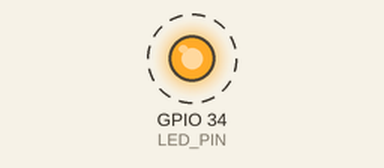
The sketch below on a simulated ESP32. On the bench: output pins drawn as LEDs (lit = HIGH). Dashed ring = blinking.

Above: at 0.2 s.
Timing chart, 0 to 3.0 s (numbered marks = the images above):
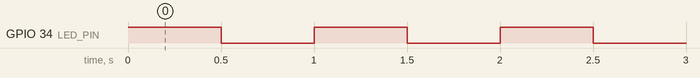

Measured:
- by itself, GPIO 34 (LED_PIN): alternates HIGH for 0.50 s and LOW for 0.50 s

The sketch:

sketch_sep04a.ino
```cpp
const int LED_PIN = 34;


void setup() {
  pinMode(LED_PIN, OUTPUT);

}

void loop() {
  digitalWrite(LED_PIN, HIGH);
  delay(500);  //Pausa en milisegundos (ms)
  digitalWrite(LED_PIN, LOW);
  delay(500);
}
```
